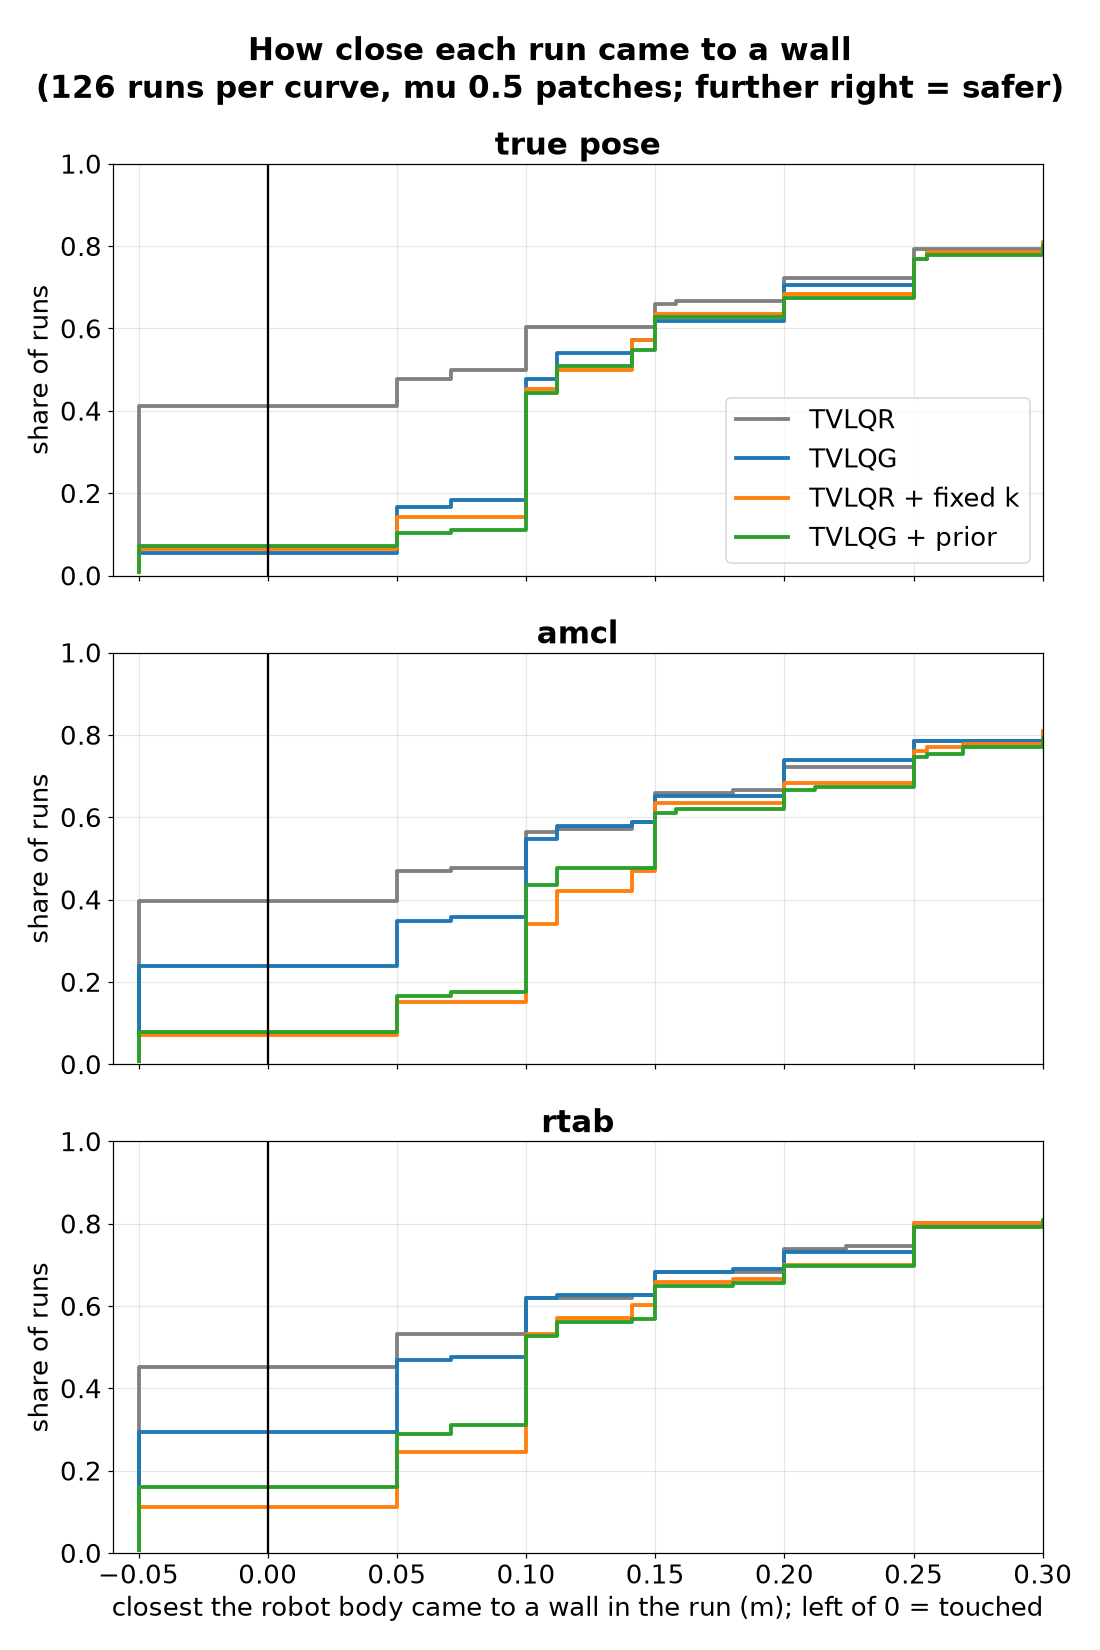

Generate this figure with Python:
#!/usr/bin/env python3
"""Continuous companion to the contact count: each run's minimum body-to-wall clearance (row field wall_min_clear,
from the footprint over the 5 cm baked map; <= 0 means the footprint overlapped a wall pixel), per arm, as an ECDF.
One panel per localizer, curves per controller. Also prints medians, the share below 5 / 10 cm, and a plan-level
Wilcoxon on per-plan mean clearance for the headline pairs. usage: min_clearance.py
"""
import glob, json, os, collections
import numpy as np
from scipy.stats import wilcoxon
import matplotlib
matplotlib.use("Agg")
import matplotlib.pyplot as plt

HERE = os.path.dirname(os.path.abspath(__file__)); RD = os.path.join(HERE, "../../../run_data")
J5, J6, J7 = "2026-10-12_job255_steerable", "2026-10-12_job256_steerable-rtab", "2026-10-12_job257_kprior"
LOCS = {"true pose": [(J5, "TR"), (J5, "T"), (J7, "FT"), (J7, "PT")],
        "amcl": [(J5, "QR"), (J5, "Q0"), (J7, "FQ"), (J7, "PQ")],
        "rtab": [(J6, "RR"), (J6, "RQ"), (J7, "FR"), (J7, "PR")]}
NAMES = ["TVLQR", "TVLQG", "TVLQR + fixed k", "TVLQG + prior"]
COL = ["0.5", "tab:blue", "tab:orange", "tab:green"]


def load(job, cell):
    d = {}
    for f in glob.glob(f"{RD}/{job}/{cell}/rows.s*.jsonl"):
        for l in open(f):
            if l.strip():
                r = json.loads(l)
                if r.get("wall_min_clear") is not None:
                    d[(os.path.basename(r["plan"]), r["seed"])] = float(r["wall_min_clear"])
    return d


plt.rcParams.update({"font.size": 17})
fig, axs = plt.subplots(3, 1, figsize=(10, 15), sharex=True)
lines = []
for ax, (loc, cells) in zip(axs, LOCS.items()):
    D = [load(*c) for c in cells]
    for d, n, c in zip(D, NAMES, COL):
        v = np.sort(list(d.values()))
        ax.step(v, np.arange(1, len(v) + 1) / len(v), where="post", color=c, lw=2.5, label=n)
        lines.append(f"{loc:9s} {n:16s} n {len(v)}  median {np.median(v):.3f} m  <=0 {np.mean(v <= 0):.2f}  "
                     f"<0.05 {np.mean(v < 0.05):.2f}  <0.10 {np.mean(v < 0.10):.2f}")
    for i, j in ((0, 1), (1, 3), (0, 2)):
        a, b = D[i], D[j]; k = set(a) & set(b)
        pa, pb = collections.defaultdict(list), collections.defaultdict(list)
        for p, s in k: pa[p].append(a[(p, s)]); pb[p].append(b[(p, s)])
        x = np.array([np.mean(pa[p]) for p in sorted(pa)]); y = np.array([np.mean(pb[p]) for p in sorted(pa)])
        lines.append(f"    plan-level {NAMES[i]} vs {NAMES[j]}: median per-plan diff {np.median(y - x):+.3f} m, "
                     f"Wilcoxon p {wilcoxon(x, y).pvalue:.2g} ({len(x)} plans)")
    ax.axvline(0, color="k", lw=1.5); ax.set_xlim(-0.06, 0.3); ax.set_ylim(0, 1)
    ax.set_title(f"{loc}", fontweight="bold"); ax.set_ylabel("share of runs"); ax.grid(alpha=.3)
axs[0].legend(loc="lower right")
axs[-1].set_xlabel("closest the robot body came to a wall in the run (m); left of 0 = touched")
fig.suptitle("How close each run came to a wall\n(126 runs per curve, mu 0.5 patches; further right = safer)", fontweight="bold")
fig.tight_layout(); fig.savefig(os.path.join(HERE, "min_clearance.png"), dpi=110)
open(os.path.join(HERE, "min_clearance.txt"), "w").write("\n".join(lines) + "\n"); print("\n".join(lines))
